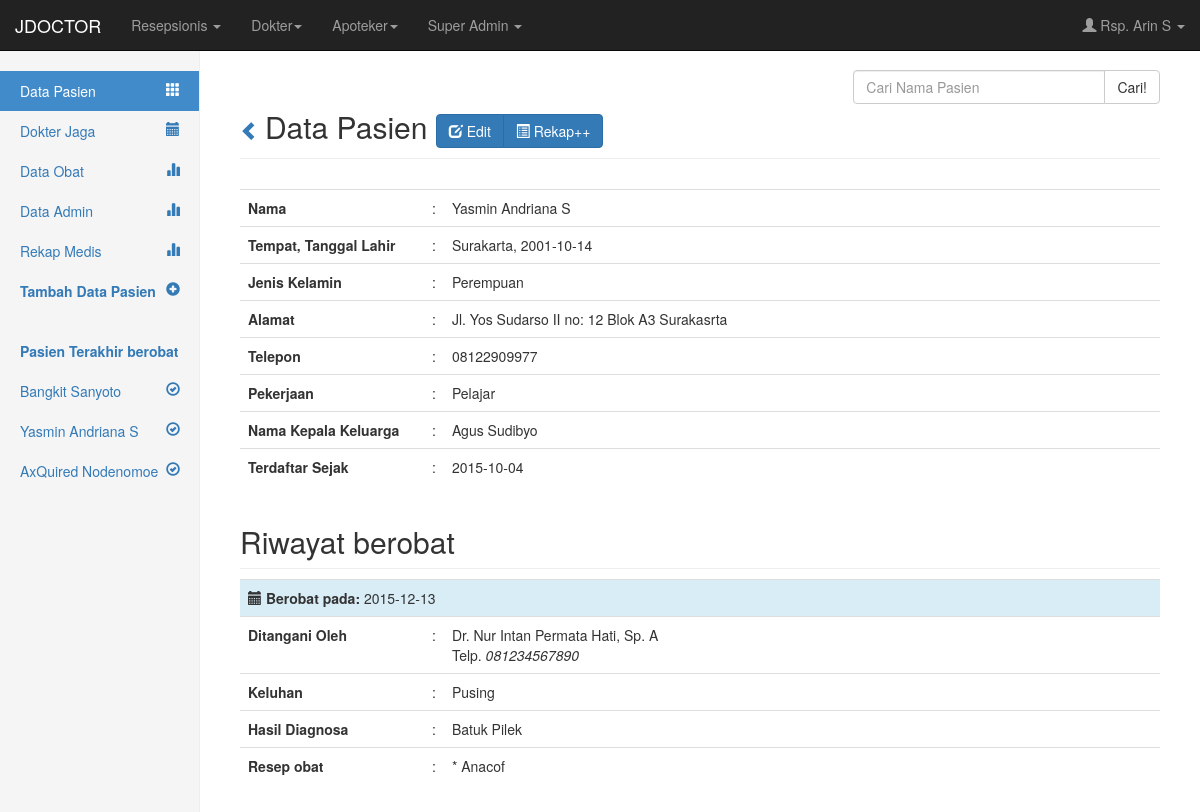
The page /medis/front.php?ur=tampil_pasien_lengkap&id_pasien=501 (signed in) on the database its author committed.
### tables this page shows
CREATE TABLE IF NOT EXISTS `pasien` (
  `id_pasien` int(5) NOT NULL,
  `nama_lengkap` varchar(100) NOT NULL,
  `tempat_lahir` varchar(100) NOT NULL,
  `tanggal_lahir` date NOT NULL,
  `jenis_kelamin` varchar(40) NOT NULL,
  `alamat` text NOT NULL,
  `telepon` varchar(15) NOT NULL,
  `pekerjaan` varchar(100) NOT NULL,
  `nama_kk` varchar(50) NOT NULL,
  `tanggal_daftar` date NOT NULL
);

CREATE TABLE IF NOT EXISTS `riwayat` (
  `id_riwayat` int(5) NOT NULL,
  `id_dokter` int(5) NOT NULL,
  `id_pasien` int(5) NOT NULL,
  `tanggal_berobat` date NOT NULL,
  `keluhan` text NOT NULL,
  `penyakit` text NOT NULL,
  `id_obat` text NOT NULL
);

CREATE TABLE IF NOT EXISTS `dokter` (
  `id_dokter` int(5) NOT NULL,
  `nama_dokter` varchar(50) NOT NULL,
  `tanggal_masuk` date NOT NULL,
  `alamat` text NOT NULL,
  `telepon` varchar(15) NOT NULL,
  `jadwal_praktek` text NOT NULL
);

CREATE TABLE IF NOT EXISTS `obat` (
  `id_obat` int(5) NOT NULL,
  `nama_obat` varchar(100) NOT NULL,
  `golongan_obat` varchar(50) NOT NULL,
  `jenis_obat` varchar(50) NOT NULL,
  `tanggal_datang` date NOT NULL,
  `stok_datang` int(10) NOT NULL
);

### medis/conn/db.php (called while the page is built, shortened)
<?php
class db
{
	function __construct()
	{
		$this->conn=mysql_connect(hostname,username,password) or die("gagal koneksi");
	}
	function BuatQuery($query)
	{
		$this->result=mysql_query($query,$this->conn);
		return $this->result;
	}
	function BuatArray()
	{
		$this->row=mysql_fetch_array($this->result);
		return $this->row;
	}
}
?>

### medis/data/tampil_pasien_lengkap.php (the view)
<?php
	$id_pasien = $_GET[id_pasien];
	$riwayat = new db;
	$pasien = new db;
	$dokter = new db;
	$pasien->BuatQuery("SELECT * FROM pasien WHERE id_pasien='$id_pasien'");
	$tampil_pasien = $pasien->BuatArray();
?>
<h2 class="sub-header">
	<small><a title="Kembali" href="#" onclick="history.back();"><span class="glyphicon glyphicon-chevron-left"></span></a> </small>
	Data Pasien
	<div class="btn-group">
		<a href="?ur=ubah_pasien&edID=<?php echo $id_pasien; ?>" class="btn btn-primary" title="Ubah data diri pasien"><span class="glyphicon glyphicon-edit"></span> Edit</a>
		<a href="?ur=tambah_rekap&id_pasien=<?php echo $id_pasien; ?>" class="btn btn-primary" title="Tambah Rekap medis pasien"><span class="glyphicon glyphicon-list-alt"></span> Rekap++</a>
	</div>
</h2> <br>
<div class="table-responsive">
	<table class="table">
		<tr>
			<td width="20%"><strong>Nama</strong></td>
			<td width="2%">:</td>
			<td><?php echo $tampil_pasien[nama_lengkap]; ?></td>
		</tr>
		<tr>
			<td><strong>Tempat, Tanggal Lahir</strong></td>
			<td>:</td>
			<td><?php echo $tampil_pasien[tempat_lahir]; ?>, <?php echo $tampil_pasien[tanggal_lahir]; ?></td>
		</tr>
		<tr>
			<td><strong>Jenis Kelamin</strong></td>
			<td>:</td>
			<td><?php echo $tampil_pasien[jenis_kelamin]; ?></td>
		</tr>
		<tr>
			<td><strong>Alamat</strong></td>
			<td>:</td>
			<td><?php echo $tampil_pasien[alamat]; ?></td>
		</tr>
		<tr>
			<td><strong>Telepon</strong></td>
			<td>:</td>
			<td><?php echo $tampil_pasien[telepon]; ?></td>
		</tr>
		<tr>
			<td><strong>Pekerjaan</strong></td>
			<td>:</td>
			<td><?php echo $tampil_pasien[pekerjaan]; ?></td>
		</tr>
		<tr>
			<td><strong>Nama Kepala Keluarga</strong></td>
			<td>:</td>
			<td><?php echo $tampil_pasien[nama_kk]; ?></td>
		</tr>
		<tr>
			<td><strong>Terdaftar Sejak</strong></td>
			<td>:</td>
			<td><?php echo $tampil_pasien[tanggal_daftar]; ?></td>
		</tr>
	</table>
</div>
<h2 class="sub-header">Riwayat berobat </h2>
<?php
	$riwayat->BuatQuery("SELECT * FROM riwayat WHERE id_pasien='$id_pasien'");
	while($tampil_riwayat=$riwayat->BuatArray()){
			$id_dokter_riwayat = $tampil_riwayat[id_dokter];
			$dokter->BuatQuery("SELECT * FROM dokter WHERE id_dokter='$id_dokter_riwayat'");
			$tampil_dokter=$dokter->BuatArray();
?>
<div class="table-responsive">
	<table class="table">
		<tr class="info">
			<td colspan="3"><span class="glyphicon glyphicon-calendar"></span> <strong>Berobat pada:</strong> <?php echo $tampil_riwayat[tanggal_berobat]; ?></td>
		</tr>
		<tr>
			<td width="20%"><strong>Ditangani Oleh</strong></td>
			<td width="2%">:</td>
			<td><?php echo $tampil_dokter[nama_dokter]; ?> <br>Telp. <i><?php echo $tampil_dokter[telepon]; ?></i></td>
		</tr>
		<tr>
			<td><strong>Keluhan</strong></td>
			<td>:</td>
			<td><?php echo $tampil_riwayat[keluhan]; ?></td>
		</tr>
		<tr>
			<td><strong>Hasil Diagnosa</strong></td>
			<td>:</td>
			<td><?php echo $tampil_riwayat[penyakit]; ?></td>
		</tr>
		<tr>
			<td><strong>Resep obat</strong></td>
			<td>:</td>
			<td>
				<?php
					$obat = $tampil_riwayat[id_obat];
					$list_obat = explode(',', $obat);
					for($n=0; $n<count($list_obat); $n++){
						$obat = new db;
						$obat->BuatQuery("SELECT * FROM obat WHERE id_obat='$list_obat[$n]'");
						$tampil_obat=$obat->BuatArray();
						if($tampil_obat[nama_obat] == ""){
							echo "";
						} else {
						echo "* ".$tampil_obat[nama_obat]." <br>";
						};
					}
				?>
			</td>
		</tr>
	</table>
</div>
<?php
	};
?>

### medis/front.php (shortened to what this page needs)
<?php
	include("conn/db.php");
  if(empty($_SESSION[user]) || empty($_SESSION[passw])){
    header("location: ../login.php");
	} else {
?>
<!DOCTYPE html>
<html lang="en">
<head>
    <link href="../../bs3_dist/css/bootstrap.min.css" rel="stylesheet">
    <link href="dashboard.css" rel="stylesheet">
  </head>
  <body>
	<?php
    include("navbar.php");
	?>
    <div class="container-fluid">
      <div class="row">
        <div class="col-sm-3 col-md-2 sidebar">
          <ul class="nav nav-sidebar">
            <li id="side-overview" class="active"><a href="?ur=tampil_pasien"><i class="pull-right glyphicon glyphicon-th"></i> Data Pasien</a></li>
			<li id="side-dokter"><a href="?ur=tampil_dokter"><i class="pull-right glyphicon glyphicon-calendar"></i>Dokter Jaga</a></li>
			<li id="side-pasien"><a href="?ur=tampil_obat"><i class="pull-right glyphicon glyphicon-stats"></i> Data Obat</a></li>
      <li id="side-admin"><a href="?ur=tampil_admin"><i class="pull-right glyphicon glyphicon-stats"></i> Data Admin</a></li>
      <li id="side-admin"><a href="?ur=tampil_rekap"><i class="pull-right glyphicon glyphicon-stats"></i> Rekap Medis</a></li>
            <li id="side-tambah"><a href="?ur=tambah_pasien"><i class="pull-right glyphicon glyphicon-plus-sign"></i> <strong>Tambah Data Pasien</strong></a></li>
          </ul>
          <ul class="nav nav-sidebar">
            <li><a href="#"><strong>Pasien Terakhir berobat</strong></a></li>
            <?php
              $riwayat = new db;
              $riwayat->BuatQuery("SELECT DISTINCT id_pasien FROM riwayat ORDER BY tanggal_berobat DESC LIMIT 4");
              WHILE($tampil_riwayat=$riwayat->BuatArray()){
                $pasien = new db;
                $pasien->BuatQuery("SELECT * FROM pasien WHERE id_pasien='$tampil_riwayat[id_pasien]'");
                $tampil_pasien = $pasien->BuatArray();
              ?>
                <li><a href="?ur=tampil_pasien_lengkap&id_pasien=<?php echo $tampil_riwayat[id_pasien]; ?>"><span class="pull-right glyphicon glyphicon-ok-circle"></span> <?php echo $tampil_pasien[nama_lengkap]; ?></a></li>
              <?php
                };
              ?>
          </ul>
        </div>
        <div class="col-sm-9 col-sm-offset-3 col-md-10 col-md-offset-2 main">
          <form class="form" method="post" action="?ur=search_result_pasien">
              <div class="input-group col-md-4 pull-right">
                  <input name="cari_pasien" type="text" class="form-control" placeholder="Cari Nama Pasien">
                  <span class="input-group-btn">
                    <button class="btn btn-default" type="submit">Cari!</button>
                  </span>
              </div>
          </form>
          <br>
			<?php
        include ("perijinan.php");
			?>
		</div>
      </div>
    </div>
  </body>
</html>
<?php   };  ?>

### medis/navbar.php (shortened to what this page needs)
<div class="navbar navbar-inverse navbar-fixed-top" role="navigation">
      <div class="container-fluid">
        <div class="navbar-header">
          <a class="navbar-brand" href="#">JDOCTOR</a>
        </div>
        <div class="navbar-collapse collapse">
          <ul class="nav navbar-nav navbar-right">
            <li class="dropdown">
              <a href="#" class="dropdown-toggle" data-toggle="dropdown"><i class="glyphicon glyphicon-user"></i>  <?php echo $_SESSION[nama]; ?> <b class="caret"></b></a>
           </li>
           </ul>
          <ul class="nav navbar-nav navbar-left">
            <li class="dropdown">
      				<a href="#" class="dropdown-toggle" data-toggle="dropdown">Resepsionis <b class="caret"></b></a>
      			</li>
            <li class="dropdown">
              <a href="#" class="dropdown-toggle" data-toggle="dropdown">Dokter<b class="caret"></b></a>
            </li>
            <li class="dropdown">
              <a href="#" class="dropdown-toggle" data-toggle="dropdown"> Apoteker<b class="caret"></b></a>
            </li>
            <li class="dropdown">
              <a href="#" class="dropdown-toggle" data-toggle="dropdown">Super Admin <b class="caret"></b></a>
            </li>
          </ul>
        </div>
      </div>
    </div>

### medis/perijinan.php (shortened to what this page needs)
<?php
	$url = $_GET[ur];
	$tipe = $_SESSION[tipe];
	if($tipe == "resepsionis"){
		if($url == "tampil_admin" || $url == "tampil_obat" ){
			pop();
		}
		else {
			include("data/".$url.".php");
		}
	}
?>

### medis/dashboard.css (style rules this page uses)
body { padding:0; padding-top: 50px; background-color:#FFF; margin: 0; }
.sub-header { padding-bottom: 10px; border-bottom: 1px solid #eee; }
.sidebar { display: none; }
@media (min-width: 768px) { .sidebar { position: fixed; top: 51px; bottom: 0; left: 0; z-index: 1000; display: block; padding: 20px; overflow-x: hidden; overflow-y: auto; background-color: #f5f5f5; border-right: 1px solid #eee; } }
.nav-sidebar { margin-right: -21px; margin-bottom: 20px; margin-left: -20px; }
.nav-sidebar > li > a { padding-right: 20px; padding-left: 20px; }
.nav-sidebar > .active > a { color: #fff; background-color: #428bca; }
.main { padding: 20px; }
@media (min-width: 768px) { .main { padding-right: 40px; padding-left: 40px; } }

### rows shown on the page
pasien: nama_lengkap "Bangkit Sanyoto"
pasien: nama_lengkap "Yasmin Andriana S", tempat_lahir "Surakarta", tanggal_lahir "2001-10-14", jenis_kelamin "Perempuan", alamat "Jl. Yos Sudarso II no: 12 Blok A3 Surakasrta", telepon "08122909977", pekerjaan "Pelajar", nama_kk "Agus Sudibyo", tanggal_daftar "2015-10-04"
pasien: nama_lengkap "AxQuired Nodenomoe"
riwayat: tanggal_berobat "2015-12-13", id_dokter.nama_dokter "Dr. Nur Intan Permata Hati, Sp. A", id_dokter.telepon "081234567890", keluhan "Pusing", penyakit "Batuk Pilek"
obat: nama_obat "Anacof"

### other values the page prints
$_SESSION[nama] "Rsp. Arin S"
